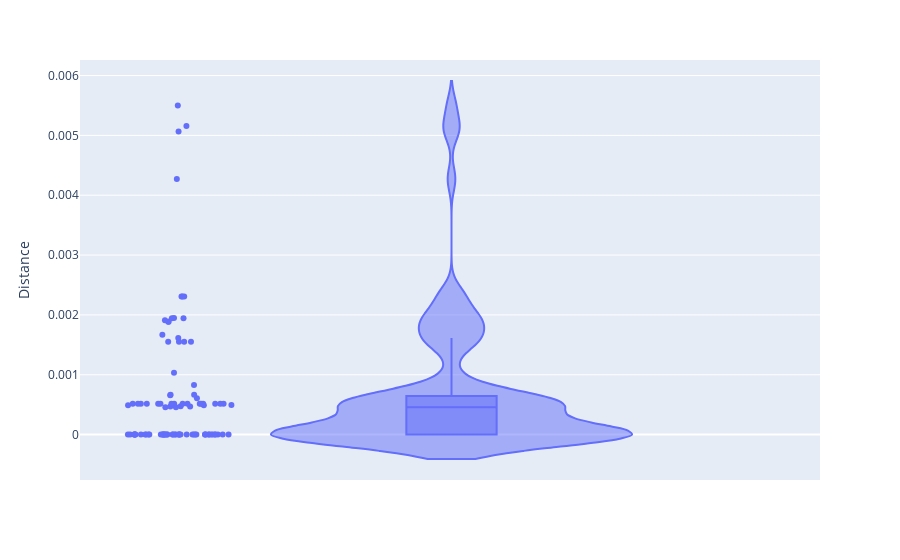
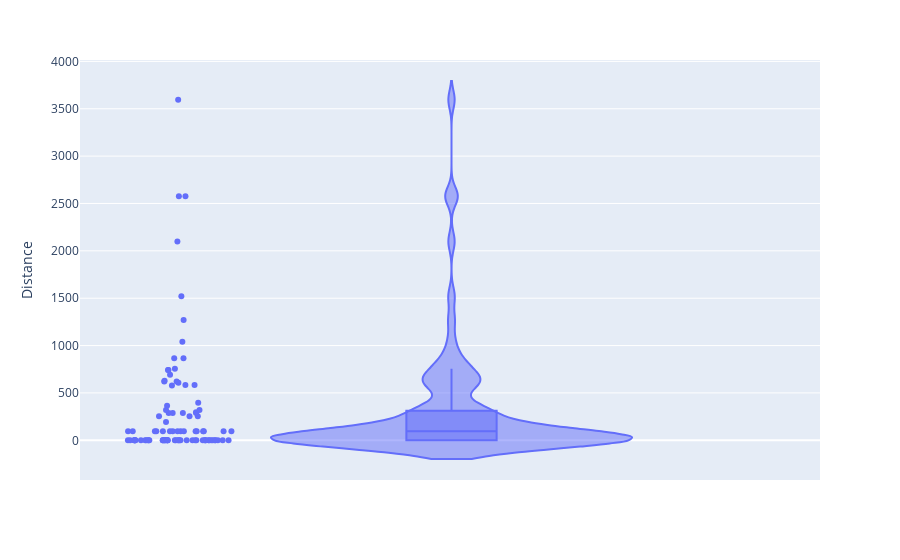
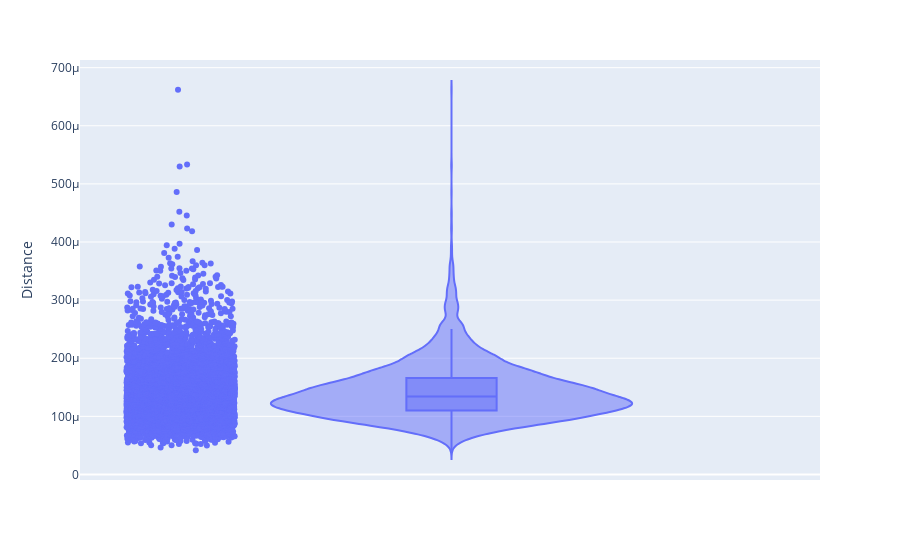
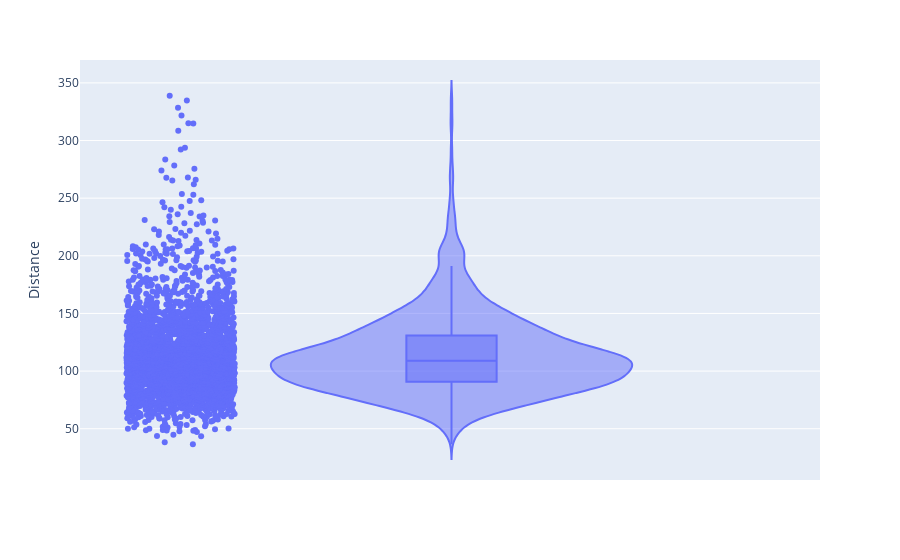

Write notebook code for charts like these, in order.
### Code cell
distances_array = calculate_distances_from_reactions(samples_dingo_modified, samples_dingo_modified_loopless_solutions, ec_cobra_model)
violin_plot_samples_distances(distances_array)

distances_array = calculate_distances_from_reactions(samples_optgp_modified, samples_optgp_modified_loopless_solutions, ec_cobra_model)
violin_plot_samples_distances(distances_array)


distances_array = calculate_distances_from_samples(samples_dingo_modified, samples_dingo_modified_loopless_solutions, ec_cobra_model)
violin_plot_samples_distances(distances_array)

distances_array = calculate_distances_from_samples(samples_optgp_modified, samples_optgp_modified_loopless_solutions, ec_cobra_model)
violin_plot_samples_distances(distances_array)

### Figure 1 — Plotly figure (JSON) as saved in the notebook; plotly's stock layout.template omitted (floating-point values rounded to 4 significant figures)
{"data": [{"alignmentgroup": "True", "box": {"visible": true}, "hovertemplate": "Distance=%{y}<extra></extra>", "legendgroup": "", "marker": {"color": "#636efa"}, "name": "", "offsetgroup": "", "orientation": "v", "points": "all", "scalegroup": "True", "showlegend": false, "type": "violin", "x0": " ", "xaxis": "x", "y": [0.0006089, 3.03e-13, 0.001552, 0.0005174, 0.001552, 9.513e-14, 2.326e-13, 0.0005174, 3.319e-12, 2.207e-13, 0, 2.047e-14, 0.005066, 0.0005174, 0.0005174, 0.0004888, 0.0004892, 0, 0.0004684, 0.0004684, 0.002308, 0.001614, 4.922e-13, 0.005501, 2.8e-13, 0, 3.575e-12, 0.001035, 0.0005174, 0.0005174, 0.0006664, 1.09e-12, 0, 0.0005174, 0.0006664, 6.012e-13, 0.0005174, 0.002308, 0.0005174, 0.00191, 0.0005174, 0.0005174, 0.0005174, 0, 0, 0, 3.575e-12, 0, 0, 0, 0, 0, 0, 0, 1.028e-11, 5.886e-12, 0, 0, 2.984e-13, 0, 3.319e-12, 0, 0, 0.0005174, 0.0004746, 0.001885, 0.001885, 0, 0, 0.0005174, 0, 0.001552, 0.0005174, 0, 0.0008288, 0, 0.0004588, 0.000495, 0.0004588, 0, 0.001552, 5.886e-12, 0.002308, 0.001946, 0, 0.001946, 0, 0.005156, 0.00427, 0.0006581, 0.0005174, 0.001948, 2.984e-13, 7.407e-13, 0.001669], "y0": " ", "yaxis": "y"}], "layout": {"legend": {"tracegroupgap": 0}, "margin": {"t": 60}, "violinmode": "group", "xaxis": {"anchor": "y", "domain": [0, 1]}, "yaxis": {"anchor": "x", "domain": [0, 1], "title": {"text": "Distance"}}}}

### Figure 2 — Plotly figure (JSON) as saved in the notebook; plotly's stock layout.template omitted (floating-point values rounded to 4 significant figures)
{"data": [{"alignmentgroup": "True", "box": {"visible": true}, "hovertemplate": "Distance=%{y}<extra></extra>", "legendgroup": "", "marker": {"color": "#636efa"}, "name": "", "offsetgroup": "", "orientation": "v", "points": "all", "scalegroup": "True", "showlegend": false, "type": "violin", "x0": " ", "xaxis": "x", "y": [579.1, 0, 288.1, 96.05, 288.1, 8.829e-12, 0, 96.05, 3.588e-11, 0, 0, 0, 606.2, 96.05, 96.05, 3596.0, 621.8, 0, 742.7, 742.7, 254.6, 1520.0, 0, 755.5, 9.424e-12, 0, 7.574e-11, 192.1, 96.05, 96.05, 867.1, 0, 0, 96.05, 867.1, 0, 96.05, 254.6, 96.05, 1269.0, 96.05, 96.05, 96.05, 0, 0, 0, 7.574e-11, 0, 0, 0, 0, 0, 0, 0, 2.396e-10, 1.495e-10, 0, 0, 5.407e-11, 0, 3.588e-11, 0, 0, 96.05, 629.1, 2576.0, 2576.0, 0, 0, 96.05, 0, 288.1, 96.05, 0, 1041.0, 0, 583.4, 621.4, 583.4, 0, 288.1, 1.495e-10, 254.6, 318.6, 0, 318.6, 0, 294.9, 693.1, 365.1, 96.05, 2098.0, 5.407e-11, 0, 395.7], "y0": " ", "yaxis": "y"}], "layout": {"legend": {"tracegroupgap": 0}, "margin": {"t": 60}, "violinmode": "group", "xaxis": {"anchor": "y", "domain": [0, 1]}, "yaxis": {"anchor": "x", "domain": [0, 1], "title": {"text": "Distance"}}}}

### Figure 3 — Plotly figure (JSON) as saved in the notebook; plotly's stock layout.template omitted (floating-point values rounded to 4 significant figures; data arrays with more than 128 entries replaced by an {"elided": "..."} marker saying what was removed)
{"data": [{"alignmentgroup": "True", "box": {"visible": true}, "hovertemplate": "Distance=%{y}<extra></extra>", "legendgroup": "", "marker": {"color": "#636efa"}, "name": "", "offsetgroup": "", "orientation": "v", "points": "all", "scalegroup": "True", "showlegend": false, "type": "violin", "x0": " ", "xaxis": "x", "y": {"elided": "7100 float values"}, "y0": " ", "yaxis": "y"}], "layout": {"legend": {"tracegroupgap": 0}, "margin": {"t": 60}, "violinmode": "group", "xaxis": {"anchor": "y", "domain": [0, 1]}, "yaxis": {"anchor": "x", "domain": [0, 1], "title": {"text": "Distance"}}}}

### Figure 4 — Plotly figure (JSON) as saved in the notebook; plotly's stock layout.template omitted (floating-point values rounded to 4 significant figures; data arrays with more than 128 entries replaced by an {"elided": "..."} marker saying what was removed)
{"data": [{"alignmentgroup": "True", "box": {"visible": true}, "hovertemplate": "Distance=%{y}<extra></extra>", "legendgroup": "", "marker": {"color": "#636efa"}, "name": "", "offsetgroup": "", "orientation": "v", "points": "all", "scalegroup": "True", "showlegend": false, "type": "violin", "x0": " ", "xaxis": "x", "y": {"elided": "3000 float values"}, "y0": " ", "yaxis": "y"}], "layout": {"legend": {"tracegroupgap": 0}, "margin": {"t": 60}, "violinmode": "group", "xaxis": {"anchor": "y", "domain": [0, 1]}, "yaxis": {"anchor": "x", "domain": [0, 1], "title": {"text": "Distance"}}}}
